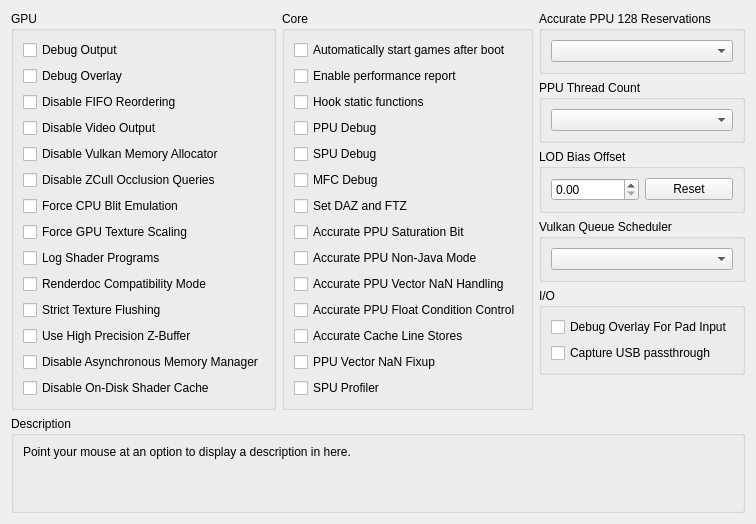
      <widget class="QWidget" name="debugTab">
       <attribute name="title">
        <string>Debug</string>
       </attribute>
       <layout class="QVBoxLayout" name="debugTab_layout" stretch="0,1,0">
        <item>
         <layout class="QHBoxLayout" name="debugTabLayout" stretch="1,1,1">
          <item>
           <widget class="QGroupBox" name="gb_debug_gpu">
            <property name="enabled">
             <bool>true</bool>
            </property>
            <property name="title">
             <string>GPU</string>
            </property>
            <property name="alignment">
             <set>Qt::AlignmentFlag::AlignLeading|Qt::AlignmentFlag::AlignLeft|Qt::AlignmentFlag::AlignTop</set>
            </property>
            <layout class="QVBoxLayout" name="gb_debug_gpu_layout">
             <item alignment="Qt::AlignmentFlag::AlignTop">
              <widget class="QCheckBox" name="debugOutput">
               <property name="text">
                <string>Debug Output</string>
               </property>
              </widget>
             </item>
             <item>
              <widget class="QCheckBox" name="debugOverlay">
               <property name="text">
                <string>Debug Overlay</string>
               </property>
              </widget>
             </item>
             <item>
              <widget class="QCheckBox" name="disableFIFOReordering">
               <property name="text">
                <string>Disable FIFO Reordering</string>
               </property>
              </widget>
             </item>
             <item>
              <widget class="QCheckBox" name="disableVideoOutput">
               <property name="text">
                <string>Disable Video Output</string>
               </property>
              </widget>
             </item>
             <item>
              <widget class="QCheckBox" name="disableVulkanMemAllocator">
               <property name="text">
                <string>Disable Vulkan Memory Allocator</string>
               </property>
              </widget>
             </item>
             <item>
              <widget class="QCheckBox" name="disableHwOcclusionQueries">
               <property name="text">
                <string>Disable ZCull Occlusion Queries</string>
               </property>
              </widget>
             </item>
             <item>
              <widget class="QCheckBox" name="forceCpuBlitEmulation">
               <property name="text">
                <string>Force CPU Blit Emulation</string>
               </property>
              </widget>
             </item>
             <item>
              <widget class="QCheckBox" name="gpuTextureScaling">
               <property name="text">
                <string>Force GPU Texture Scaling</string>
               </property>
              </widget>
             </item>
             <item>
              <widget class="QCheckBox" name="logProg">
               <property name="text">
                <string>Log Shader Programs</string>
               </property>
              </widget>
             </item>
             <item alignment="Qt::AlignmentFlag::AlignTop">
              <widget class="QCheckBox" name="renderdocCompatibility">
               <property name="enabled">
                <bool>true</bool>
               </property>
               <property name="text">
                <string>Renderdoc Compatibility Mode</string>
               </property>
              </widget>
             </item>
             <item>
              <widget class="QCheckBox" name="strictTextureFlushing">
               <property name="text">
                <string>Strict Texture Flushing</string>
               </property>
              </widget>
             </item>
             <item alignment="Qt::AlignmentFlag::AlignTop">
              <widget class="QCheckBox" name="forceHighpZ">
               <property name="text">
                <string>Use High Precision Z-Buffer</string>
               </property>
              </widget>
             </item>
             <item>
              <widget class="QCheckBox" name="disableAsyncHostMM">
               <property name="text">
                <string>Disable Asynchronous Memory Manager</string>
               </property>
              </widget>
             </item>
             <item>
              <widget class="QCheckBox" name="disableOnDiskShaderCache">
               <property name="text">
                <string>Disable On-Disk Shader Cache</string>
               </property>
              </widget>
             </item>
             <item>
              <spacer name="verticalSpacerDebugGPU">
               <property name="orientation">
                <enum>Qt::Orientation::Vertical</enum>
               </property>
               <property name="sizeType">
                <enum>QSizePolicy::Policy::MinimumExpanding</enum>
               </property>
               <property name="sizeHint" stdset="0">
                <size>
                 <width>0</width>
                 <height>0</height>
                </size>
               </property>
              </spacer>
             </item>
            </layout>
           </widget>
          </item>
          <item>
           <widget class="QGroupBox" name="gb_debug_core">
            <property name="title">
             <string>Core</string>
            </property>
            <layout class="QVBoxLayout" name="gb_debug_core_layout">
             <item>
              <widget class="QCheckBox" name="alwaysStart">
               <property name="text">
                <string>Automatically start games after boot</string>
               </property>
              </widget>
             </item>
             <item>
              <widget class="QCheckBox" name="perfReport">
               <property name="text">
                <string>Enable performance report</string>
               </property>
              </widget>
             </item>
             <item>
              <widget class="QCheckBox" name="hookStFunc">
               <property name="text">
                <string>Hook static functions</string>
               </property>
              </widget>
             </item>
             <item>
              <widget class="QCheckBox" name="ppuDebug">
               <property name="text">
                <string>PPU Debug</string>
               </property>
              </widget>
             </item>
             <item>
              <widget class="QCheckBox" name="spuDebug">
               <property name="text">
                <string>SPU Debug</string>
               </property>
              </widget>
             </item>
             <item>
              <widget class="QCheckBox" name="mfcDebug">
               <property name="text">
                <string>MFC Debug</string>
               </property>
              </widget>
             </item>
             <item>
              <widget class="QCheckBox" name="setDAZandFTZ">
               <property name="text">
                <string>Set DAZ and FTZ</string>
               </property>
              </widget>
             </item>
             <item>
              <widget class="QCheckBox" name="accuratePPUSAT">
               <property name="text">
                <string>Accurate PPU Saturation Bit</string>
               </property>
              </widget>
             </item>
             <item>
              <widget class="QCheckBox" name="accuratePPUNJ">
               <property name="text">
                <string>Accurate PPU Non-Java Mode</string>
               </property>
              </widget>
             </item>
             <item>
              <widget class="QCheckBox" name="accuratePPUVNAN">
               <property name="text">
                <string>Accurate PPU Vector NaN Handling</string>
               </property>
              </widget>
             </item>
             <item>
              <widget class="QCheckBox" name="accuratePPUFPCC">
               <property name="text">
                <string>Accurate PPU Float Condition Control</string>
               </property>
              </widget>
             </item>
             <item>
              <widget class="QCheckBox" name="accurateClineStores">
               <property name="text">
                <string>Accurate Cache Line Stores</string>
               </property>
              </widget>
             </item>
             <item>
              <widget class="QCheckBox" name="fixupPPUVNAN">
               <property name="text">
                <string>PPU Vector NaN Fixup</string>
               </property>
              </widget>
             </item>
             <item>
              <widget class="QCheckBox" name="spuProfiler">
               <property name="text">
                <string>SPU Profiler</string>
               </property>
              </widget>
             </item>
             <item>
              <spacer name="verticalSpacerDebugCore">
               <property name="orientation">
                <enum>Qt::Orientation::Vertical</enum>
               </property>
               <property name="sizeType">
                <enum>QSizePolicy::Policy::MinimumExpanding</enum>
               </property>
               <property name="sizeHint" stdset="0">
                <size>
                 <width>0</width>
                 <height>0</height>
                </size>
               </property>
              </spacer>
             </item>
            </layout>
           </widget>
          </item>
          <item>
           <widget class="QWidget" name="debug_more_stuff" native="true">
            <layout class="QVBoxLayout" name="debug_more_stuff_layout" stretch="0,0,0,0,0,1">
             <property name="leftMargin">
              <number>0</number>
             </property>
             <property name="topMargin">
              <number>0</number>
             </property>
             <property name="rightMargin">
              <number>0</number>
             </property>
             <property name="bottomMargin">
              <number>0</number>
             </property>
             <item>
              <widget class="QGroupBox" name="gb_accurate_ppu_128">
               <property name="title">
                <string>Accurate PPU 128 Reservations</string>
               </property>
               <layout class="QVBoxLayout" name="gb_accurate_ppu_128_layout">
                <item>
                 <widget class="QComboBox" name="combo_accurate_ppu_128"/>
                </item>
               </layout>
              </widget>
             </item>
             <item>
              <widget class="QGroupBox" name="gb_num_ppu_threads">
               <property name="title">
                <string>PPU Thread Count</string>
               </property>
               <layout class="QVBoxLayout" name="vbl_num_ppu_threads">
                <item>
                 <widget class="QComboBox" name="combo_num_ppu_threads"/>
                </item>
               </layout>
              </widget>
             </item>
             <item>
              <widget class="QGroupBox" name="gb_Level_of_Detail">
               <property name="title">
                <string>LOD Bias Offset</string>
               </property>
               <layout class="QVBoxLayout" name="gb_Level_of_Detail_Layout">
                <item>
                 <layout class="QHBoxLayout" name="TextureLODBiasLayout">
                  <item>
                   <widget class="QDoubleSpinBox" name="TextureLODBias"/>
                  </item>
                  <item>
                   <widget class="QPushButton" name="TextureLODBiasReset">
                    <property name="text">
                     <string>Reset</string>
                    </property>
                   </widget>
                  </item>
                 </layout>
                </item>
               </layout>
              </widget>
             </item>
             <item>
              <widget class="QGroupBox" name="gb_vulkansched">
               <property name="sizePolicy">
                <sizepolicy hsizetype="Preferred" vsizetype="Minimum">
                 <horstretch>0</horstretch>
                 <verstretch>0</verstretch>
                </sizepolicy>
               </property>
               <property name="title">
                <string>Vulkan Queue Scheduler</string>
               </property>
               <layout class="QVBoxLayout" name="gb_vksched_layout">
                <item>
                 <widget class="QComboBox" name="vulkansched"/>
                </item>
               </layout>
              </widget>
             </item>
             <item>
              <widget class="QGroupBox" name="gb_debug_io">
               <property name="title">
                <string>I/O</string>
               </property>
               <layout class="QVBoxLayout" name="gb_debug_io_layout">
                <item>
                 <widget class="QCheckBox" name="debugOverlayIO">
                  <property name="text">
                   <string>Debug Overlay For Pad Input</string>
                  </property>
                 </widget>
                </item>
                <item>
                 <widget class="QCheckBox" name="captureUSBPassthrough">
                  <property name="text">
                   <string>Capture USB passthrough</string>
                  </property>
                 </widget>
                </item>
                <item>
                 <spacer name="verticalSpacer">
                  <property name="orientation">
                   <enum>Qt::Orientation::Vertical</enum>
                  </property>
                  <property name="sizeType">
                   <enum>QSizePolicy::Policy::MinimumExpanding</enum>
                  </property>
                  <property name="sizeHint" stdset="0">
                   <size>
                    <width>0</width>
                    <height>0</height>
                   </size>
                  </property>
                 </spacer>
                </item>
               </layout>
              </widget>
             </item>
             <item>
              <spacer name="verticalSpacerDebugMore">
               <property name="orientation">
                <enum>Qt::Orientation::Vertical</enum>
               </property>
               <property name="sizeType">
                <enum>QSizePolicy::Policy::MinimumExpanding</enum>
               </property>
               <property name="sizeHint" stdset="0">
                <size>
                 <width>0</width>
                 <height>0</height>
                </size>
               </property>
              </spacer>
             </item>
            </layout>
           </widget>
          </item>
         </layout>
        </item>
        <item>
         <spacer name="debugTabSpacer">
          <property name="orientation">
           <enum>Qt::Orientation::Vertical</enum>
          </property>
          <property name="sizeType">
           <enum>QSizePolicy::Policy::MinimumExpanding</enum>
          </property>
          <property name="sizeHint" stdset="0">
           <size>
            <width>0</width>
            <height>0</height>
           </size>
          </property>
         </spacer>
        </item>
        <item>
         <widget class="QGroupBox" name="gb_description_debug">
          <property name="title">
           <string>Description</string>
          </property>
          <layout class="QVBoxLayout" name="gb_description_debug_layout">
           <item>
            <widget class="QLabel" name="description_debug">
             <property name="text">
              <string>Point your mouse at an option to display a description in here.


</string>
             </property>
             <property name="textFormat">
              <enum>Qt::TextFormat::PlainText</enum>
             </property>
             <property name="alignment">
              <set>Qt::AlignmentFlag::AlignLeading|Qt::AlignmentFlag::AlignLeft|Qt::AlignmentFlag::AlignTop</set>
             </property>
             <property name="wordWrap">
              <bool>true</bool>
             </property>
            </widget>
           </item>
          </layout>
         </widget>
        </item>
       </layout>
      </widget>
